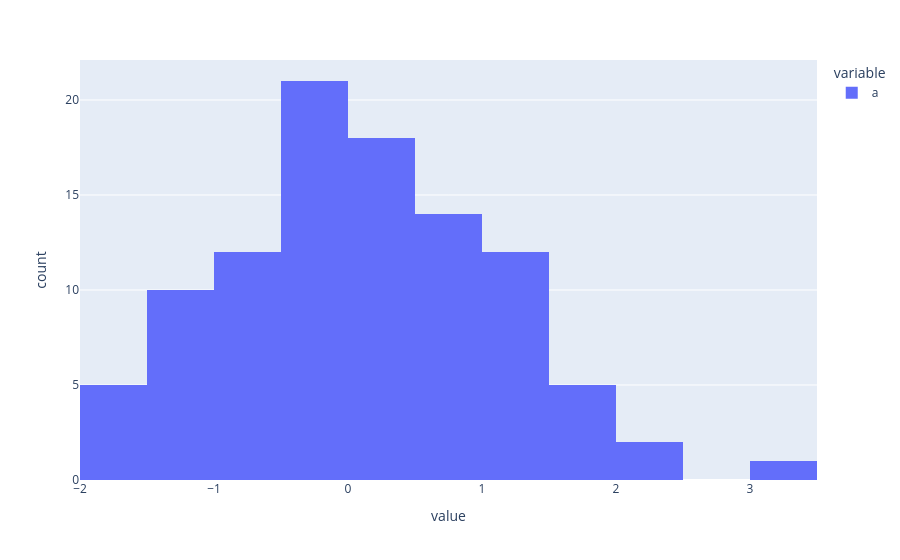

The notebook cell saved with this chart:
### Code cell
#dataframe.iplot(kind='scatter', x='a', y='b', mode='markers')

import plotly.express as px
# Instead of df.iplot(kind='bar')
fig = px.histogram(dataframe['a'] , nbins=20 )

fig.show()

### Figure 1 — Plotly figure (JSON) as saved in the notebook; plotly's stock layout.template omitted (floating-point values rounded to 4 significant figures)
{"data": [{"bingroup": "x", "hovertemplate": "variable=a<br>value=%{x}<br>count=%{y}<extra></extra>", "legendgroup": "a", "marker": {"color": "#636efa", "pattern": {"shape": ""}}, "name": "a", "nbinsx": 20, "orientation": "v", "showlegend": true, "type": "histogram", "x": [-1.438, 1.507, -1.05, 0.1027, -0.1575, 0.5544, -1.644, -0.1465, -0.4195, 1.136, 1.069, 1.087, -1.044, 0.6627, -0.9876, -0.3341, -1.498, -1.234, -1.824, -1.887, 0.2855, -0.3331, 1.434, 1.043, 0.4671, 2.083, -0.03471, 1.171, 0.6928, 0.1069, 0.6606, -0.8438, -0.2574, 0.3554, -1.666, 0.6724, -0.9391, -0.3526, -0.9518, -0.1068, 0.4076, -0.1589, 1.534, -0.04066, -0.9778, 1.361, 0.9919, 0.7922, -1.425, -0.3428, -0.6378, -0.159, 0.07759, -1.37, 0.5932, 1.678, -0.8159, -0.1294, -1.924, 0.4568, 0.1979, 1.117, -0.8965, 0.8061, 1.592, 0.7204, -1.208, -0.167, -0.6936, -0.7816, -0.363, -0.03717, -0.3777, -0.1563, 0.3766, -0.8801, 0.9705, 1.541, 0.1656, 0.5082, 1.404, 1.259, 0.01197, -1.098, 1.421, 2.046, 0.9239, 0.4361, 3.163, 0.4946, -0.4961, 0.4567, 0.3254, -0.7346, 0.09365, -0.478, 1.12, -1.098, 0.6228, 0.04911], "xaxis": "x", "yaxis": "y"}], "layout": {"barmode": "relative", "legend": {"title": {"text": "variable"}, "tracegroupgap": 0}, "margin": {"t": 60}, "xaxis": {"anchor": "y", "domain": [0, 1], "title": {"text": "value"}}, "yaxis": {"anchor": "x", "domain": [0, 1], "title": {"text": "count"}}}}
